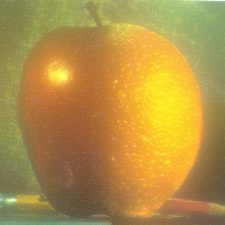

Write Python code to recreate this figure.
import cv2
import numpy as np
from matplotlib import pyplot as plt

cv2.namedWindow('image',cv2.WINDOW_NORMAL)
A = cv2.imread('ap.jpg')
B = cv2.imread('or.jpg')

G = A.copy()

gpA = [G]
for i in xrange(6):
	G = cv2.pyrDown(G)
	gpA.append(G)

G = B.copy()

gpB = [G]	
for i in xrange(6):
	G = cv2.pyrDown(G)
	gpB.append(G)

lpA = [gpA[5]]
for i in xrange(5,0,-1):
	size = (gpA[i-1].shape[1],gpA[i-1].shape[0])
	GE = cv2.pyrUp(gpA[i],dstsize = size)
	L = cv2.subtract(gpA[i-1],GE)
	lpA.append(L)

lpB = [gpB[5]]
for i in xrange(5,0,-1):
	size = (gpB[i-1].shape[1],gpB[i-1].shape[0])
	GE = cv2.pyrUp(gpB[i],dstsize = size)
	L = cv2.subtract(gpB[i-1],GE)
	lpB.append(L)

LS = []
for la,lb in zip(lpA,lpB):
	rows,cols,dpt = la.shape
	ls = np.hstack((la[:,:cols/2],lb[:,cols/2:]))
	LS.append(ls)

ls_ = LS[0]
for i in xrange(1,6):
	size = (LS[i].shape[1],LS[i].shape[0])
	ls_ = cv2.pyrUp(ls_,dstsize = size)
	ls_ = cv2.add(ls_,LS[i])

real = np.hstack((A[:,:cols/2],B[:,cols/2:]))

cv2.imwrite('pyramidblend.jpg',ls_)
cv2.imwrite('directblend.jpg',real)		
